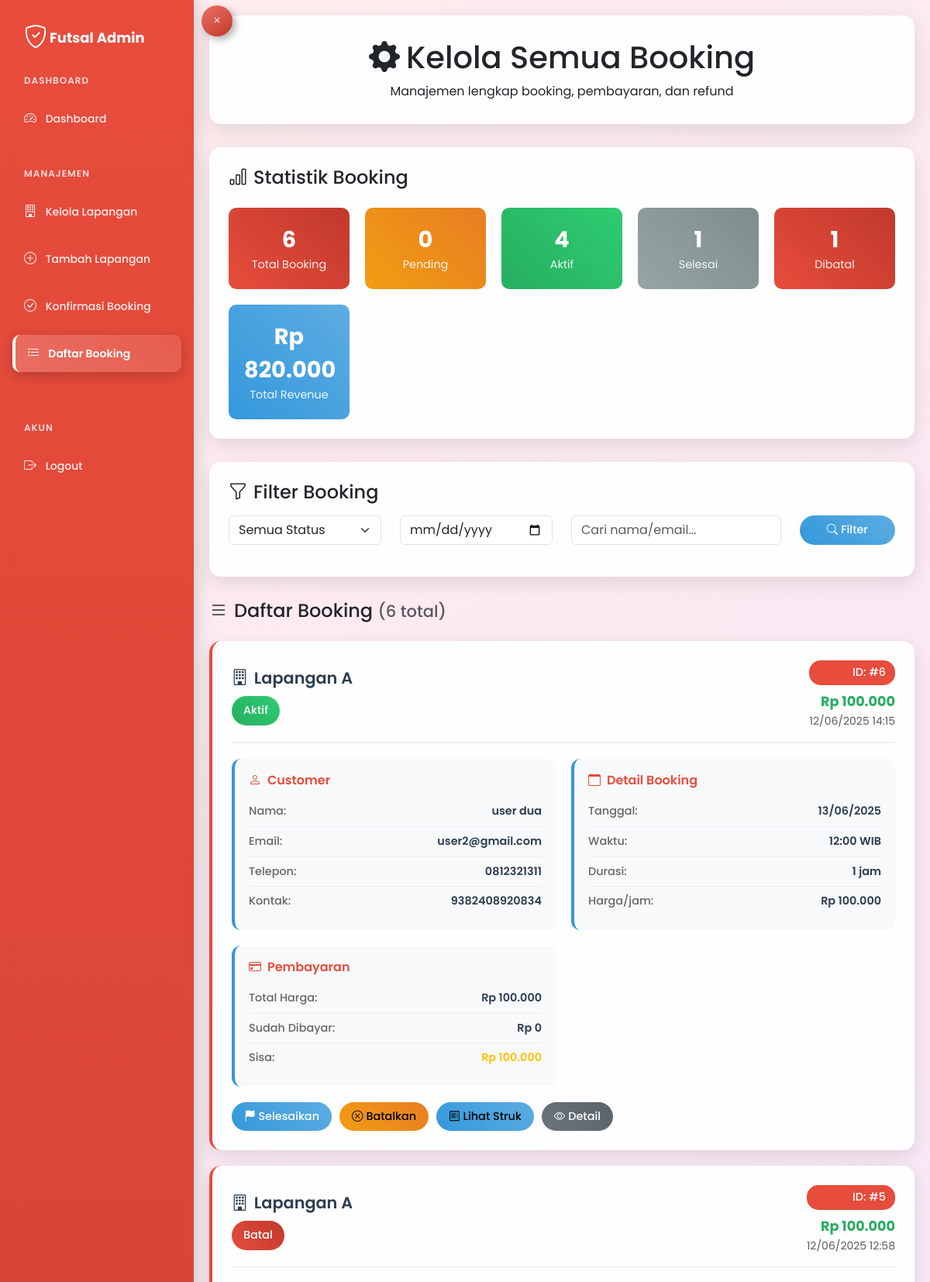
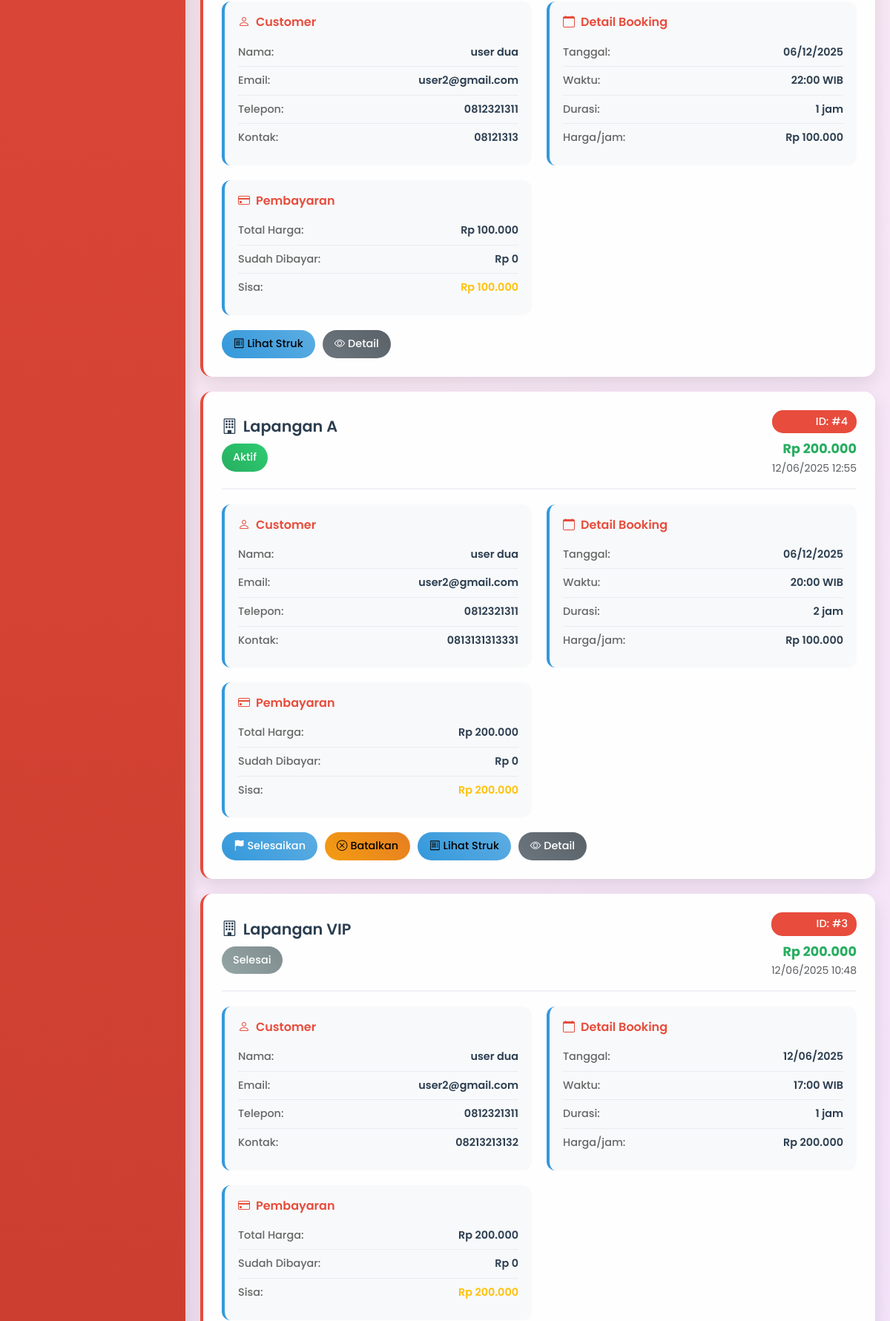
/admin/daftar_booking.php (signed in, upper part), run on the app's committed database (2 pictures, top to bottom).
### tables this page shows
CREATE TABLE `booking` (
  `id` int(11) NOT NULL,
  `id_user` int(11) NOT NULL,
  `id_lapangan` int(11) NOT NULL,
  `tanggal` date NOT NULL,
  `jam` time NOT NULL,
  `lama_sewa` int(11) NOT NULL,
  `kontak` varchar(20) NOT NULL,
  `status` enum('pending','aktif','batal','selesai') DEFAULT 'pending',
  `status_pembayaran` enum('dp','lunas','refund') NOT NULL,
  `total_dibayar` int(11) NOT NULL,
  `total_pinalti` int(11) NOT NULL,
  `created_at` timestamp NOT NULL DEFAULT current_timestamp(),
  `updated_at` timestamp NOT NULL DEFAULT current_timestamp() ON UPDATE current_timestamp()
);

CREATE TABLE `lapangan` (
  `id` int(11) NOT NULL,
  `nama` varchar(100) NOT NULL,
  `tipe` varchar(50) NOT NULL,
  `harga` int(11) NOT NULL,
  `status` enum('tersedia','habis') DEFAULT 'tersedia',
  `gambar` varchar(255) DEFAULT NULL,
  `created_at` timestamp NOT NULL DEFAULT current_timestamp(),
  `updated_at` timestamp NOT NULL DEFAULT current_timestamp() ON UPDATE current_timestamp()
);

CREATE TABLE `users` (
  `id` int(11) NOT NULL,
  `username` varchar(50) NOT NULL,
  `email` varchar(100) NOT NULL,
  `password` varchar(255) NOT NULL,
  `full_name` varchar(100) NOT NULL,
  `phone` varchar(20) NOT NULL,
  `created_at` timestamp NOT NULL DEFAULT current_timestamp(),
  `updated_at` timestamp NOT NULL DEFAULT current_timestamp() ON UPDATE current_timestamp()
);

### admin/daftar_booking.php (the view, shortened to what this page needs)
<?php
include('../config/database.php');
$page = isset($_GET['page']) ? (int)$_GET['page'] : 1;
$limit = 10;
$offset = ($page - 1) * $limit;
$date_filter = isset($_GET['date']) ? sanitize_input($_GET['date']) : '';
$search = isset($_GET['search']) ? sanitize_input($_GET['search']) : '';
$whereConditions = [];
$whereClause = !empty($whereConditions) ? "WHERE " . implode(" AND ", $whereConditions) : "";
$countQuery = "
    SELECT COUNT(*) as total
    FROM booking b
    JOIN users u ON b.id_user = u.id
    JOIN lapangan l ON b.id_lapangan = l.id
    $whereClause
";
$countResult = mysqli_query($connection, $countQuery);
$totalRecords = mysqli_fetch_assoc($countResult)['total'];
$bookingQuery = "
    SELECT b.*, u.username, u.full_name, u.email, u.phone, l.nama as nama_lapangan, l.harga, l.tipe,
           p.payment_method, p.status as payment_status, p.created_at as payment_date,
           r.refund_amount, r.penalty_amount, r.status as refund_status
    FROM booking b
    JOIN users u ON b.id_user = u.id
    JOIN lapangan l ON b.id_lapangan = l.id
    LEFT JOIN payments p ON b.id = p.booking_id
    LEFT JOIN refunds r ON b.id = r.booking_id
    $whereClause
    ORDER BY b.created_at DESC
    LIMIT $limit OFFSET $offset
";
$bookingResult = mysqli_query($connection, $bookingQuery);
$all_booking = [];
while($row = mysqli_fetch_assoc($bookingResult)) {
    $all_booking[] = $row;
}
$statsQuery = "
    SELECT
        COUNT(*) as total,
        SUM(CASE WHEN status = 'pending' THEN 1 ELSE 0 END) as pending,
        SUM(CASE WHEN status = 'aktif' THEN 1 ELSE 0 END) as aktif,
        SUM(CASE WHEN status = 'selesai' THEN 1 ELSE 0 END) as selesai,
        SUM(CASE WHEN status = 'batal' THEN 1 ELSE 0 END) as batal,
        SUM(CASE WHEN status IN ('aktif', 'selesai') THEN (SELECT l.harga * b.lama_sewa FROM lapangan l WHERE l.id = b.id_lapangan) ELSE 0 END) as total_revenue
    FROM booking b
";
$statsResult = mysqli_query($connection, $statsQuery);
$stats = mysqli_fetch_assoc($statsResult);
?>
<!DOCTYPE html>
<html lang="id">
<head>
    <link href="https://cdn.jsdelivr.net/npm/bootstrap@5.3.2/dist/css/bootstrap.min.css" rel="stylesheet">
    <link href="https://cdn.jsdelivr.net/npm/bootstrap-icons@1.10.0/font/bootstrap-icons.css" rel="stylesheet">
</head>
<body>
    <?php include 'admin_sidebar.php'; ?>
    <div class="container">
        <div class="admin-header fade-in">
            <h1><i class="bi bi-gear-fill me-2"></i>Kelola Semua Booking</h1>
            <p class="mb-0">Manajemen lengkap booking, pembayaran, dan refund</p>
        </div>
        <div class="stats-section fade-in">
            <h4 class="mb-4"><i class="bi bi-bar-chart me-2"></i>Statistik Booking</h4>
            <div class="stats-grid">
                <div class="stat-item">
                    <div class="stat-number"><?php echo $stats['total']; ?></div>
                    <div class="stat-label">Total Booking</div>
                </div>
                <div class="stat-item pending">
                    <div class="stat-number"><?php echo $stats['pending']; ?></div>
                    <div class="stat-label">Pending</div>
                </div>
                <div class="stat-item aktif">
                    <div class="stat-number"><?php echo $stats['aktif']; ?></div>
                    <div class="stat-label">Aktif</div>
                </div>
                <div class="stat-item selesai">
                    <div class="stat-number"><?php echo $stats['selesai']; ?></div>
                    <div class="stat-label">Selesai</div>
                </div>
                <div class="stat-item batal">
                    <div class="stat-number"><?php echo $stats['batal']; ?></div>
                    <div class="stat-label">Dibatal</div>
                </div>
                <div class="stat-item revenue">
                    <div class="stat-number">Rp <?php echo number_format($stats['total_revenue'], 0, ',', '.'); ?></div>
                    <div class="stat-label">Total Revenue</div>
                </div>
            </div>
        </div>
        <div class="filter-section fade-in">
            <h4 class="mb-3"><i class="bi bi-funnel me-2"></i>Filter Booking</h4>
            <form method="GET" action="">
                <div class="row">
                    <div class="col-md-3 mb-3">
                        <select class="form-select" name="status">
                            <option value="all">Semua Status</option>
                        </select>
                    </div>
                    <div class="col-md-3 mb-3">
                        <input type="date" class="form-control" name="date" value="<?php echo $date_filter; ?>">
                    </div>
                    <div class="col-md-4 mb-3">
                        <input type="text" class="form-control" name="search" placeholder="Cari nama/email..." value="<?php echo $search; ?>">
                    </div>
                    <div class="col-md-2 mb-3">
                        <button type="submit" class="btn btn-primary w-100">
                            <i class="bi bi-search me-1"></i>Filter
                        </button>
                    </div>
                </div>
            </form>
        </div>
        <div class="fade-in">
            <h4 class="mb-4">
                <i class="bi bi-list me-2"></i>Daftar Booking
                <small class="text-muted">(<?php echo $totalRecords; ?> total)</small>
            </h4>
            <?php if (empty($all_booking)): ?>
            <div class="no-data">
                <i class="bi bi-inbox"></i>
                <h5>Tidak ada booking ditemukan</h5>
                <p>Belum ada booking dengan kriteria yang dipilih.</p>
            </div>
            <?php else: ?>
            <?php foreach ($all_booking as $booking): ?>
            <?php
            $total_harga = $booking['harga'] * $booking['lama_sewa'];
            $sisa_pembayaran = $total_harga - $booking['total_dibayar'];
            ?>
            <div class="booking-card">
                <div class="booking-header">
                    <div>
                        <div class="booking-title">
                            <i class="bi bi-building me-2"></i><?php echo htmlspecialchars($booking['nama_lapangan']); ?>
                        </div>
                        <div class="mt-2">
                            <span class="status-badge status-<?php echo $booking['status']; ?>">
                                <?php echo ucfirst($booking['status']); ?>
                            </span>
                        </div>
                    </div>
                    <div class="text-end">
                        <div class="booking-id">ID: #<?php echo $booking['id']; ?></div>
                        <div class="revenue-highlight mt-2">Rp <?php echo number_format($total_harga, 0, ',', '.'); ?></div>
                        <small class="text-muted"><?php echo date('d/m/Y H:i', strtotime($booking['created_at'])); ?></small>
                    </div>
                </div>
                <div class="booking-info">
                    <div class="info-section">
                        <h6><i class="bi bi-person me-2"></i>Customer</h6>
                        <div class="info-item">
                            <span class="info-label">Nama:</span>
                            <span class="info-value"><?php echo htmlspecialchars($booking['full_name']); ?></span>
                        </div>
                        <div class="info-item">
                            <span class="info-label">Email:</span>
                            <span class="info-value"><?php echo htmlspecialchars($booking['email']); ?></span>
                        </div>
                        <div class="info-item">
                            <span class="info-label">Telepon:</span>
                            <span class="info-value"><?php echo htmlspecialchars($booking['phone']); ?></span>
                        </div>
                        <div class="info-item">
                            <span class="info-label">Kontak:</span>
                            <span class="info-value"><?php echo htmlspecialchars($booking['kontak']); ?></span>
                        </div>
                    </div>
                    <div class="info-section">
                        <h6><i class="bi bi-calendar me-2"></i>Detail Booking</h6>
                        <div class="info-item">
                            <span class="info-label">Tanggal:</span>
                            <span class="info-value"><?php echo date('d/m/Y', strtotime($booking['tanggal'])); ?></span>
                        </div>
                        <div class="info-item">
                            <span class="info-label">Waktu:</span>
                            <span class="info-value"><?php echo date('H:i', strtotime($booking['jam'])); ?> WIB</span>
                        </div>
                        <div class="info-item">
                            <span class="info-label">Durasi:</span>
                            <span class="info-value"><?php echo $booking['lama_sewa']; ?> jam</span>
                        </div>
                        <div class="info-item">
                            <span class="info-label">Harga/jam:</span>
                            <span class="info-value">Rp <?php echo number_format($booking['harga'], 0, ',', '.'); ?></span>
                        </div>
                    </div>
                    <div class="info-section">
                        <h6><i class="bi bi-credit-card me-2"></i>Pembayaran</h6>
                        <div class="info-item">
                            <span class="info-label">Total Harga:</span>
                            <span class="info-value">Rp <?php echo number_format($total_harga, 0, ',', '.'); ?></span>
                        </div>
                        <div class="info-item">
                            <span class="info-label">Sudah Dibayar:</span>
                            <span class="info-value">Rp <?php echo number_format($booking['total_dibayar'], 0, ',', '.'); ?></span>
                        </div>
                        <?php if ($sisa_pembayaran > 0): ?>
                        <div class="info-item">
                            <span class="info-label">Sisa:</span>
                            <span class="info-value text-warning">Rp <?php echo number_format($sisa_pembayaran, 0, ',', '.'); ?></span>
                        </div>
                        <?php endif; ?>
                    </div>
                </div>
                <div class="admin-actions">
                    <?php if ($booking['status'] == 'aktif'): ?>
                    <button onclick="confirmAction('complete_booking', <?php echo $booking['id']; ?>, 'Selesaikan Booking', 'Yakin ingin menandai booking ini sebagai selesai?')" class="btn btn-primary btn-sm">
                        <i class="bi bi-flag-fill me-1"></i>Selesaikan
                    </button>
                    <button onclick="confirmAction('cancel_booking', <?php echo $booking['id']; ?>, 'Batalkan Booking', 'Yakin ingin membatalkan booking ini?', true)" class="btn btn-warning btn-sm">
                        <i class="bi bi-x-circle me-1"></i>Batalkan
                    </button>
                    <?php endif; ?>
                    <a href="payment_receipt.php?booking_id=<?php echo $booking['id']; ?>" target="_blank" class="btn btn-info btn-sm">
                        <i class="bi bi-receipt me-1"></i>Lihat Struk
                    </a>
                    <button onclick="viewDetail(<?php echo $booking['id']; ?>)" class="btn btn-secondary btn-sm">
                        <i class="bi bi-eye me-1"></i>Detail
                    </button>
                </div>
            </div>
            <?php endforeach; ?>
            <?php endif; ?>
        </div>
    </div>
</body>
</html>

### data on the page
booking: id_lapangan.nama "Lapangan A", status "Aktif", id "6", total_harga "100.000", created_at "12/06/2025 14:15", id_user.full_name "user dua", id_user.email "user2@gmail.com", id_user.phone "0812321311", kontak "9382408920834", tanggal "13/06/2025", jam "12:00", lama_sewa "1", id_lapangan.harga "100.000", total_dibayar "0", sisa_pembayaran "100.000"
booking: id_lapangan.nama "Lapangan A", status "Batal", id "5", total_harga "100.000", created_at "12/06/2025 12:58", id_user.full_name "user dua", id_user.email "user2@gmail.com", id_user.phone "0812321311", kontak "08121313", tanggal "06/12/2025", jam "22:00", lama_sewa "1", id_lapangan.harga "100.000", total_dibayar "0", sisa_pembayaran "100.000"
booking: id_lapangan.nama "Lapangan A", status "Aktif", id "4", total_harga "200.000", created_at "12/06/2025 12:55", id_user.full_name "user dua", id_user.email "user2@gmail.com", id_user.phone "0812321311", kontak "0813131313331", tanggal "06/12/2025", jam "20:00", lama_sewa "2", id_lapangan.harga "100.000", total_dibayar "0", sisa_pembayaran "200.000"
booking: id_lapangan.nama "Lapangan VIP", status "Selesai", id "3", total_harga "200.000", created_at "12/06/2025 10:48", id_user.full_name "user dua", id_user.email "user2@gmail.com", id_user.phone "0812321311", kontak "08213213132", tanggal "12/06/2025", jam "17:00", lama_sewa "1", id_lapangan.harga "200.000", total_dibayar "0", sisa_pembayaran "200.000"

### other printed values
$stats['total'] "6"
$stats['pending'] "0"
$stats['aktif'] "4"
$stats['selesai'] "1"
$stats['batal'] "1"
$stats['total_revenue'] "820.000"
$totalRecords "6"
